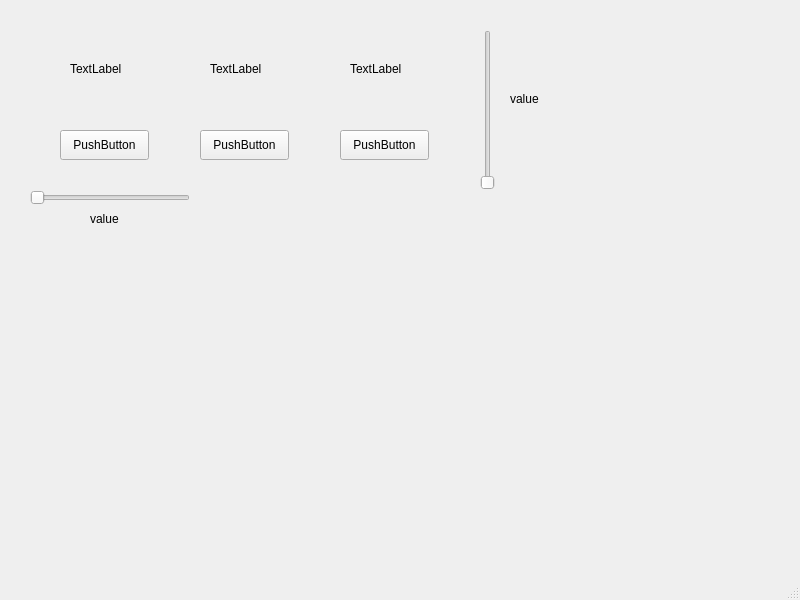
<?xml version="1.0" encoding="UTF-8"?>
<ui version="4.0">
 <class>MainWindow</class>
 <widget class="QMainWindow" name="MainWindow">
  <property name="geometry">
   <rect>
    <x>0</x>
    <y>0</y>
    <width>800</width>
    <height>600</height>
   </rect>
  </property>
  <property name="windowTitle">
   <string>MainWindow</string>
  </property>
  <widget class="QWidget" name="centralwidget">
   <widget class="QLabel" name="textLeft">
    <property name="geometry">
     <rect>
      <x>70</x>
      <y>60</y>
      <width>67</width>
      <height>17</height>
     </rect>
    </property>
    <property name="text">
     <string>TextLabel</string>
    </property>
   </widget>
   <widget class="QPushButton" name="pushButtonLeft">
    <property name="geometry">
     <rect>
      <x>60</x>
      <y>130</y>
      <width>89</width>
      <height>30</height>
     </rect>
    </property>
    <property name="text">
     <string>PushButton</string>
    </property>
   </widget>
   <widget class="QLabel" name="textMid">
    <property name="geometry">
     <rect>
      <x>210</x>
      <y>60</y>
      <width>67</width>
      <height>17</height>
     </rect>
    </property>
    <property name="text">
     <string>TextLabel</string>
    </property>
   </widget>
   <widget class="QPushButton" name="pushButtonMid">
    <property name="geometry">
     <rect>
      <x>200</x>
      <y>130</y>
      <width>89</width>
      <height>30</height>
     </rect>
    </property>
    <property name="text">
     <string>PushButton</string>
    </property>
   </widget>
   <widget class="QLabel" name="textRight">
    <property name="geometry">
     <rect>
      <x>350</x>
      <y>60</y>
      <width>67</width>
      <height>17</height>
     </rect>
    </property>
    <property name="text">
     <string>TextLabel</string>
    </property>
   </widget>
   <widget class="QPushButton" name="pushButtonRight">
    <property name="geometry">
     <rect>
      <x>340</x>
      <y>130</y>
      <width>89</width>
      <height>30</height>
     </rect>
    </property>
    <property name="text">
     <string>PushButton</string>
    </property>
   </widget>
   <widget class="QSlider" name="horizontalSliderDown">
    <property name="geometry">
     <rect>
      <x>30</x>
      <y>190</y>
      <width>160</width>
      <height>16</height>
     </rect>
    </property>
    <property name="orientation">
     <enum>Qt::Horizontal</enum>
    </property>
   </widget>
   <widget class="QSlider" name="verticalSliderRight">
    <property name="geometry">
     <rect>
      <x>480</x>
      <y>30</y>
      <width>16</width>
      <height>160</height>
     </rect>
    </property>
    <property name="orientation">
     <enum>Qt::Vertical</enum>
    </property>
   </widget>
   <widget class="QLabel" name="horizontalSliderDownTextBar">
    <property name="geometry">
     <rect>
      <x>90</x>
      <y>210</y>
      <width>67</width>
      <height>17</height>
     </rect>
    </property>
    <property name="text">
     <string>value</string>
    </property>
   </widget>
   <widget class="QLabel" name="verticalSliderRightTextBar">
    <property name="geometry">
     <rect>
      <x>510</x>
      <y>90</y>
      <width>67</width>
      <height>17</height>
     </rect>
    </property>
    <property name="text">
     <string>value</string>
    </property>
   </widget>
  </widget>
  <widget class="QMenuBar" name="menubar">
   <property name="geometry">
    <rect>
     <x>0</x>
     <y>0</y>
     <width>800</width>
     <height>22</height>
    </rect>
   </property>
  </widget>
  <widget class="QStatusBar" name="statusbar"/>
 </widget>
 <resources/>
 <connections/>
</ui>
